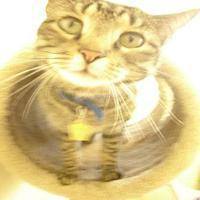
#> input picture cat_vs_dog/train/cats/cat.1033.jpg, 200 x 200 px; the run also reads 1 picture not shown here
$ jupyter execute --allow-errors Assignment3.ipynb   (shell and % lines are left out)
#> lines starting #> are read from the running program, lines starting #| are printed output that depends on the picture; pictures that were not available may be replaced by others from this repository, and a replacement may not be noted
<h1 align="center"> CSE 242 Assignment 3, Spring 2024

<h2 align="center"> 4 Questions, 100 pts, due: 23:59 pm, May 6th, 2024

## Instruction

- Submit your assignments onto **Gradescope** by the due date. Upload a <code>zip</code> file containing:

    (1) The saved/latest <code>.ipynb</code> file, please **rename this file with your name included**.

    (2) Also save your file into a pdf version, if error appears, save an html version instead (easy to grade for written questions).

    (3) All other materials to make your <code>.ipynb</code> file runnable.

    **For assignment related questions, please reach TA or grader through Slack/Email.**

- This is an **individual** assignment. All help from others (from the web, books other than text, or people other than the TA or instructor) must be clearly acknowledged.

## Objective

- **Task 1:** Perceptron (math)
- **Task 2:** Support Vector Machine (math)
- **Task 3:** Image Classification (with Scikit-learn)
- **Task 4:** Coding Linear Regression from scratch

# Question 1. (Perceptron, 30 pts)

## (a -- 10 pts)

On what kinds of training data does the perceptron algorithm converge?

### Answer:

- the datapoints must be linearly separable
- perceptron works only for binary classification tasks
- Data must be a bit shuffled

## (b -- 5*4 pts)

Simulate one pass through the following data with the perceptron algorithm described in lecture and homework.
Use the learning rate $\eta = 1$.

Start with $w=(0,0,0)$ and show the resulting weight vector after each example.

(Assume that the perceptron algorithm predicts incorrectly when $w \cdot x = 0$, and ignore the bias term.)

| $x_1$  | $x_2$ | $x_3$ |   $y$ |
| :--- | :--- | :--- | :--- |
| 1 | 0 | 1 |  +1|
| 0 | -1 | 1 |  -1|
| 1 | 1 | 1 | +1|
| -1 | 2 | 0 |  -1|

Initially, $w = ( 0, 0, 0)$.

After the first example, $w = ( 1,0,1 )$;

After the second example, $w = ( 1,1,0 )$;

After the third example, $w = (1,1,0)$;

After the fourth example, $w = (2,-1,0)$.

**Reminder:** if you are unsure about your answers, give as many details as possible so that you won't get 0 points in the wrong answers. If you want, you can attach an image of your work.

# Question 2. (Support Vector Machines, 30 pts)
Suppose that we have the following training set (where the instances have two features):

| $x_1$ | $x_2$ | $y$ |
| :--- | :--- | :--- |
| 1 | 1  |  +1|
| 1 | 2  |  +1|
| 2 | 1  |  +1|
| 0 | 0  |  -1|
| 1 | 0  |  -1|
| 0 | 1  |  -1|

## (a -- 10 pts)

Plot them (by hand or with python) and find the support vectors (by eye).

[cell 1]
import matplotlib.pyplot as plt

x1 = [1,1,2,0,1,0]
x2 = [1,2,1,0,0,1]

y = [1,1,1,-1,-1,-1]

plt.scatter(x1, x2, c=y)

print("Support vectors are : [1,0],[0,1],[1,1]")
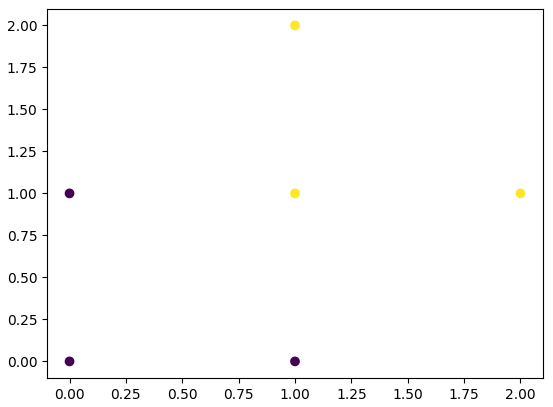
#> figure drawn by matplotlib, 1 panel

## (b -- 10 + 10 pts)

Using the support vectors, find the equation for the maximum margin separating plane, and determine the geometric margin. (Assume a simple linear SVM and no soft-margin).

[cell 2]
from IPython.display import Image, display
# Replace the figure name
display(Image(filename='ML3-2B1.jpg'))
display(Image(filename='ML3-2B2.jpg'))

# Question 3. (Binary Image Classification, 30 pts + bonus pts)

In this question, you will perform a binary image classification task with scikit-learn implemented models. Your will see the importance of a powerful feature extractor. Meanwhile, you will learn to perform hyper-parameter tuning and select machine learning models with scikit-learn. Please **do not** use deep learning models for training use in this question.

#### Import/Install required packages

[cell 3]
# Import libraries
import os
from os.path import join
import pandas as pd
import numpy as np
import matplotlib.pyplot as plt
import warnings
warnings.filterwarnings("ignore")
from PIL import Image
from sklearn.utils import shuffle
from sklearn.metrics import accuracy_score
from sklearn.metrics import confusion_matrix

#### Data preprocessing

[cell 4]
# A help function which appends the path list for train and test image folder
def get_path(is_train=True):
    if is_train:
        directory = "train"
    else:
        directory = "test"

    # Append the image path to a list for imgaes that contain a dog
    dog_image_dir = f'./cat_vs_dog/{directory}/dogs'
    dog_paths = [join(dog_image_dir,filename) for filename in os.listdir(dog_image_dir) if filename.endswith('.jpg')]

    # Append the image path to a list for imgaes that contain a cat
    cat_image_dir = f'./cat_vs_dog/{directory}/cats'
    cat_paths = [join(cat_image_dir, filename) for filename in os.listdir(cat_image_dir) if filename.endswith('.jpg')]

    img_paths = dog_paths + cat_paths

    # Return the unshuffled image paths
    return img_paths

[cell 5]
# Show how many figures contained in the train and test dataset
print(f"There are {len(get_path())} train images and {len(get_path(is_train=False))} test images.")

Take a look at a few randomly selected example images we will deal with.

[cell 6]
import random

fig,ax = plt.subplots(2,5)
index_list = [random.randrange(1, len(get_path()), 1) for i in range(10)]
print(index_list)
train_paths = get_path()

filenames=[train_paths[idx] for idx in index_list]
for i in range(10):
    with open(filenames[i],'rb') as f:
        image=Image.open(f)
#> image is the input picture: PIL image 200x200 RGB; mean R, G, B 220.2, 201.2, 146.1
#> pass 3 of the loop `for i in range(10):`:
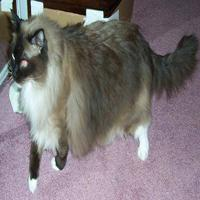
#> input picture cat_vs_dog/train/cats/cat.1011.jpg, 200 x 200 px
#> image is the input picture: PIL image 200x200 RGB; mean R, G, B 124.7, 117.2, 118.8
#> the loop made 10 passes; the first 3 are shown
        ax[i%2][i//2].imshow(image)
        ax[i%2][i//2].axis('off')
fig.show()

#### Clearly, the above images are of different shape/size.

[cell 7]
# See the shape of an image
sample_img = Image.open(train_paths[1])
print(np.array(sample_img).shape)
#| (200, 200, 3)

#### Standard PCA methods implemented in Scikit-learn do not work for color imgaes (RGB), so we will transform the images into grayscale.

[cell 8]
import matplotlib

# Transform color images to grayscale
def rgb2gray(rgb_img):
    return np.dot(rgb_img[...,:3], [0.2989, 0.5870, 0.1140])

# Given the image path, return the resized image as an numpy 2d array
def get_image(path):
#> called with path = './cat_vs_dog/train/cats/cat.1011.jpg'
    img = Image.open(path)
    img = img.resize((200,200))
    img.save(path)
    img = matplotlib.image.imread(path)
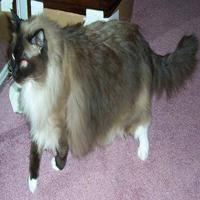
#> img: shape (200, 200, 3); mean R, G, B 124.7, 117.2, 118.8
    gray = rgb2gray(img)
#> in rgb2gray, `return np.dot(rgb_img[...,:3], [0.2989, 0.5870, 0.1140])`:
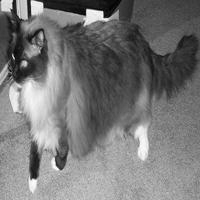
#> returned value: shape (200, 200) float64; min 0.456, max 254.1, mean 119.6
    return np.array(gray)

[cell 9]
print(get_image(train_paths[1]).shape)

#### Append image data and labels in to list

[cell 10]
# Prepare the raw data: grayscale, train images and train labels
h, w = get_image(train_paths[1]).shape
#> h = 200; w = 200
train_data = np.empty((len(train_paths), h, w))
train_label = [1] * np.int64(len(train_paths)/2) + [0] * np.int64(len(train_paths)/2)
count = -1
for pth in train_paths:
    count += 1
    image = get_image(pth)
#> call 3 of get_image, with path = './cat_vs_dog/train/cats/cat.1003.jpg'
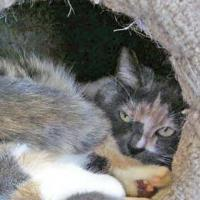
#> input picture cat_vs_dog/train/cats/cat.1003.jpg, 200 x 200 px
#> in get_image, img is the input picture: PIL image 200x200 RGB; mean R, G, B 119.4, 118.4, 115
#> in rgb2gray (call 3), `return np.dot(rgb_img[...,:3], [0.2989, 0.5870, 0.1140])`:
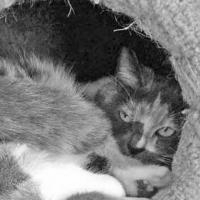
#> returned value: shape (200, 200) float64; min 0.587, max 255, mean 118.3
#> pass 3 of the loop `for pth in train_paths:`:
#> in get_image (call 5), `img = matplotlib.image.imread(path)`:
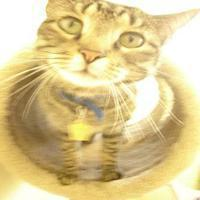
#> img: shape (200, 200, 3); mean R, G, B 220.2, 201.2, 146.1
#> in rgb2gray (call 5), `return np.dot(rgb_img[...,:3], [0.2989, 0.5870, 0.1140])`:
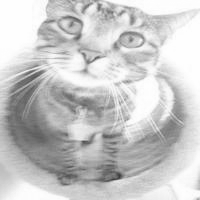
#> returned value: shape (200, 200) float64; min 59.18, max 255, mean 200.5
    train_data[count] = image
n_samples = train_data.shape[0]
#> n_samples = 3
X = np.empty((n_samples, h * w))
for i in range(n_samples):
    X[i] = train_data[i].flatten()
y = train_label
print(f"The shape of the training data is {X.shape}")
#| The shape of the training data is (3, 40000)
#> pass 3 of the loop `for pth in test_paths:`:

#### Prepare the raw test data

[cell 11]
test_paths = get_path(is_train=False)


# Prepare the raw dataframe: grayscale, test images and test labels
test_data = np.empty((len(test_paths), h, w))
test_label = [1] * np.int64(len(test_paths)/2) + [0] * np.int64(len(test_paths)/2)
count = -1
for pth in test_paths:
    count += 1
    image = get_image(pth)
    test_data[count] = image
n_samples = test_data.shape[0]
X_test = np.empty((n_samples, h * w))
for i in range(n_samples):
    X_test[i] = test_data[i].flatten()
y_test = test_label
print(f"The shape of the test data is {X_test.shape}")
#| The shape of the test data is (3, 40000)
